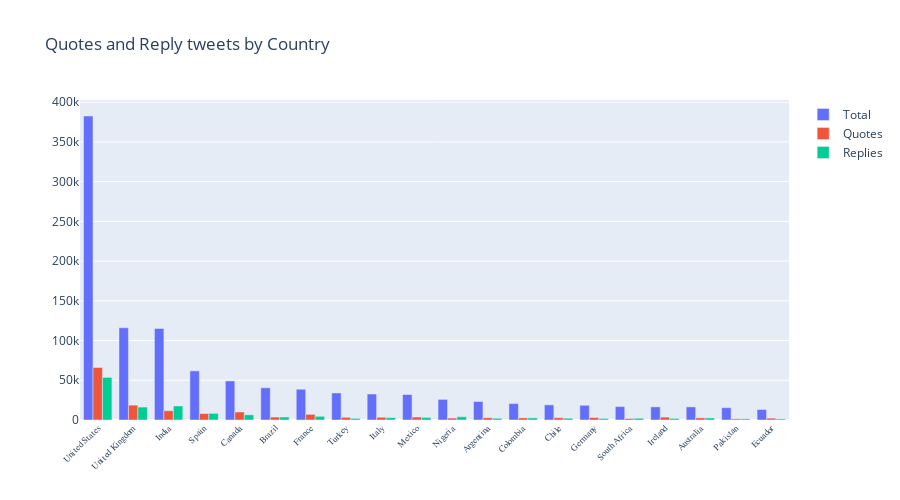

The notebook cell saved with this chart:
### Code cell
top = tweets_by_country[:20]

fig = go.Figure()
fig.add_trace(go.Bar(x=top["country"], y=top["total"], name='Total'))
fig.add_trace(go.Bar(x=top["country"], y=top["True_quotes"], name='Quotes'))
fig.add_trace(go.Bar(x=top["country"], y=top["True_replies"], name='Replies'))
fig.update_layout(
    height=500, width = 900,
    barmode='group',
    title_text="Quotes and Reply tweets by Country",
)
fig.update_xaxes(tickangle=-45, tickfont=dict(family='Rockwell', size=9))
fig.show()
#py.plot(fig, filename = 'bars_repiles_quotes', auto_open=True)

### Figure 1 — Plotly figure (JSON) as saved in the notebook; plotly's stock layout.template omitted (floating-point values rounded to 4 significant figures)
{"data": [{"name": "Total", "type": "bar", "x": ["United States", "United Kingdom", "India", "Spain", "Canada", "Brazil", "France", "Turkey", "Italy", "Mexico", "Nigeria", "Argentina", "Colombia", "Chile", "Germany", "South Africa", "Ireland", "Australia", "Pakistan", "Ecuador"], "y": [382637, 116084, 115127, 61858, 49183, 40521, 38741, 34034, 32705, 32099, 25950, 23343, 20710, 19056, 18579, 16867, 16533, 16514, 15500, 13190]}, {"name": "Quotes", "type": "bar", "x": ["United States", "United Kingdom", "India", "Spain", "Canada", "Brazil", "France", "Turkey", "Italy", "Mexico", "Nigeria", "Argentina", "Colombia", "Chile", "Germany", "South Africa", "Ireland", "Australia", "Pakistan", "Ecuador"], "y": [66079, 18704, 11670, 8091, 10078, 3703, 7132, 3349, 3425, 3780, 2409, 2842, 2663, 2871, 3127, 1825, 3649, 2697, 1429, 2287]}, {"name": "Replies", "type": "bar", "x": ["United States", "United Kingdom", "India", "Spain", "Canada", "Brazil", "France", "Turkey", "Italy", "Mexico", "Nigeria", "Argentina", "Colombia", "Chile", "Germany", "South Africa", "Ireland", "Australia", "Pakistan", "Ecuador"], "y": [53637, 16281, 17629, 8358, 6542, 3750, 4642, 2046, 2945, 3180, 4101, 2210, 2647, 2214, 1966, 2226, 2025, 2558, 1418, 1381]}], "layout": {"barmode": "group", "height": 500, "title": {"text": "Quotes and Reply tweets by Country"}, "width": 900, "xaxis": {"tickangle": -45, "tickfont": {"family": "Rockwell", "size": 9}}}}
